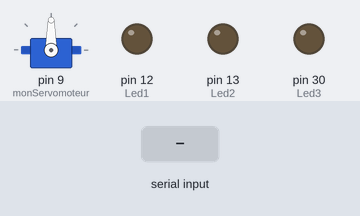
Simulated run of this sketch. Board: Arduino Mega 2560, built with avr-gcc and run on an emulated ATmega2560. Shown: servo, output pins drawn as LEDs (lit = HIGH). Dashed ring = blinking. The test bench sets the inputs (shaded band). What the sketch prints to the serial monitor is not drawn.

Above: at 1.2 s.
1.3 s: "TO1" received over Serial
At 2.8 s:
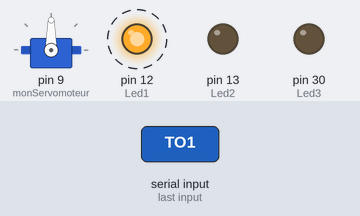
3.1 s: "TO2" received over Serial
At 3.9 s:
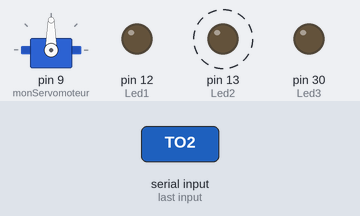
6.1 s: "TO3" received over Serial
At 6.28 s:
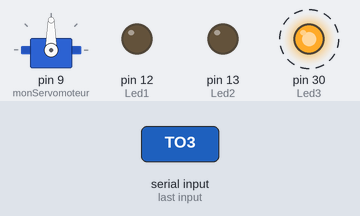
9.1 s: "VentOn" received over Serial
At 9.8 s:
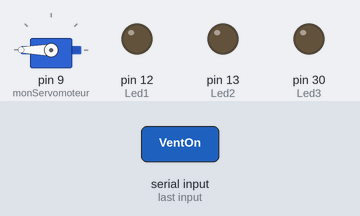
10.6 s: "VentOff" received over Serial
At 11.1 s:
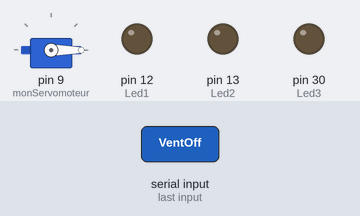
12.1 s: "90:45:200\n" received over Serial
At 12.9 s:
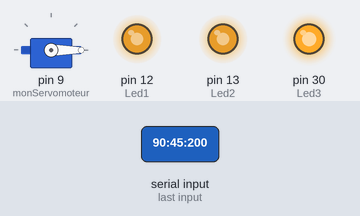
Timing chart, 0 to 14.7 s (numbered marks = the images above; inputs shaded):
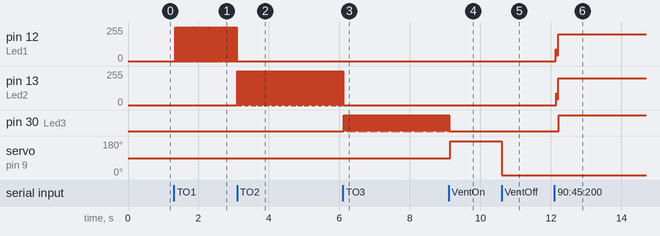

Measured:
- after the input at 1.3 s, pin 12 (Led1): alternates 255/255 for 0.01 s and 0/255 for 0.01 s, starting at once
- after the input at 3.1 s, pin 12 (Led1): stops changing and stays 0/255; pin 13 (Led2): alternates 255/255 for 0.02 s and 0/255 for 0.01 s, starting at once
- after the input at 6.1 s, pin 13 (Led2): goes on until 6.1 s, then stays 0/255; pin 30 (Led3): alternates HIGH for 0.03 s and LOW for 0.01 s, starting at once
- after the input at 9.1 s, pin 30 (Led3): goes on until 9.1 s, then stays LOW; servo on pin 9 (monServomoteur): 90° → 180° at once
- after the input at 10.6 s, servo on pin 9 (monServomoteur): 180° → 0° at once
- after the input at 12.1 s, pin 12 (Led1): 0/255 → 200/255 at once; pin 13 (Led2): 0/255 → 200/255 after 0.05 s; pin 30 (Led3): LOW → HIGH after 0.13 s

The sketch:

SmartHome.ino
```cpp
#include <SoftwareSerial.h>
#include <Servo.h>
Servo monServomoteur;
char command;
String string;
boolean Led_On1 = false;
boolean Led_On2 = false;
boolean Led_On3 = false;
boolean Vent_On = false;
boolean Volet_On = false;
boolean Door_On = false;

#define Led1 12
#define Led2 13
#define Led3 30

SoftwareSerial Bluetooth (14, 15);

void setup()
  {
    Serial.begin(9600);
    pinMode(Led1, OUTPUT);
    pinMode(Led2, OUTPUT);
    pinMode(Led3, OUTPUT);
    monServomoteur.attach(9);
  }

  void loop()
  {
    if (Serial.available() > 0)
    {string = "";}

    while(Serial.available() > 0)
    {
      command = ((byte)Serial.read());

      if(command == ':')
      {
        break;
      }

      else
      {
        string += command;
      }

      delay(1);
    }

    sendData("azertyu");

    sendData2("adfkdfj");

    if(string == "TO1")
    {
        LedOn1();
        Led_On1 = true;
    }

    if(string =="TF1")
    {
        LedOff1();
        Led_On1 = false;
        Serial.println(string);
    }
    if(string == "TO2")
    {
        LedOn2();
        Led_On2 = true;
    }

    if(string =="TF2")
    {
        LedOff2();
        Led_On2 = false;
        Serial.println(string);
    }

        if(string == "TO3")
    {
        LedOn3();
        Led_On3 = true;
    }

    if(string =="TF3")
    {
        LedOff3();
        Led_On3 = false;
        Serial.println(string);
    }

     if(string == "VentOn")
    {
        VentOn();
        Vent_On = true;
    }

    if(string =="VentOff")
    {
        VentOff();
        Vent_On = false;
        Serial.println(string);
    }


    if(string == "VoletOn")
    {
        VoletOn();
        Volet_On = true;
    }

    if(string =="VoletOff")
    {
        VoletOff();
        Volet_On = false;
        Serial.println(string);
    }

     if(string == "DoorOn")
    {
        DoorOn();
        Door_On = true;
    }

    if(string =="DoorOff")
    {
        DoorOff();
        Door_On = false;
        Serial.println(string);
    }

    if ((string.toInt()>=0)&&(string.toInt()<=255))
    {
      if (Led_On1==true)
      {
        analogWrite(Led1, string.toInt());
        Serial.println(string);
        delay(10);
      }
      if (Led_On2==true)
      {
        analogWrite(Led2, string.toInt());
        Serial.println(string);
        delay(10);
      }
      if (Led_On3==true)
      {
        analogWrite(Led3, string.toInt());
        Serial.println(string);
        delay(10);
      }
    }
 }

void LedOn1()
   {
      analogWrite(Led1, 255);
      delay(10);
    }

 void LedOff1()
 {
      analogWrite(Led1, 0);
      delay(10);
 }
 void LedOn2()
   {
      analogWrite(Led2, 255);
      delay(10);
    }

 void LedOff2()
 {
      analogWrite(Led2, 0);
      delay(10);
 }
  void LedOn3()
   {
      analogWrite(Led3, 255);
      delay(10);
    }

 void LedOff3()
 {
      analogWrite(Led3, 0);
      delay(10);
 }

void VentOn()
   {
      monServomoteur.write(180);
      delay(15);
    }

void VentOff()
   {
      monServomoteur.write(0);
      delay(15);
    }
//A modifier
void VoletOn()
   {
      monServomoteur.write(180);
      delay(15);
    }
//A modifier
void VoletOff()
   {
      monServomoteur.write(0);
      delay(15);
    }
//A modifier
void DoorOn()
   {
      monServomoteur.write(180);
      delay(15);
   }
//A modifier
void DoorOff()
   {
      monServomoteur.write(0);
      delay(15);
   }


 void sendData(String value) {
  String string = String(value); // Convert to string and send
  Serial.print(' ' + string + '#'); // With the character "#" the app understands the sending is finished
}

 void sendData2(String value) {
  String string = String(value); // Convert to string and send
  Serial.print(' ' + string + '$'); // With the character "#" the app understands the sending is finished
}
```
